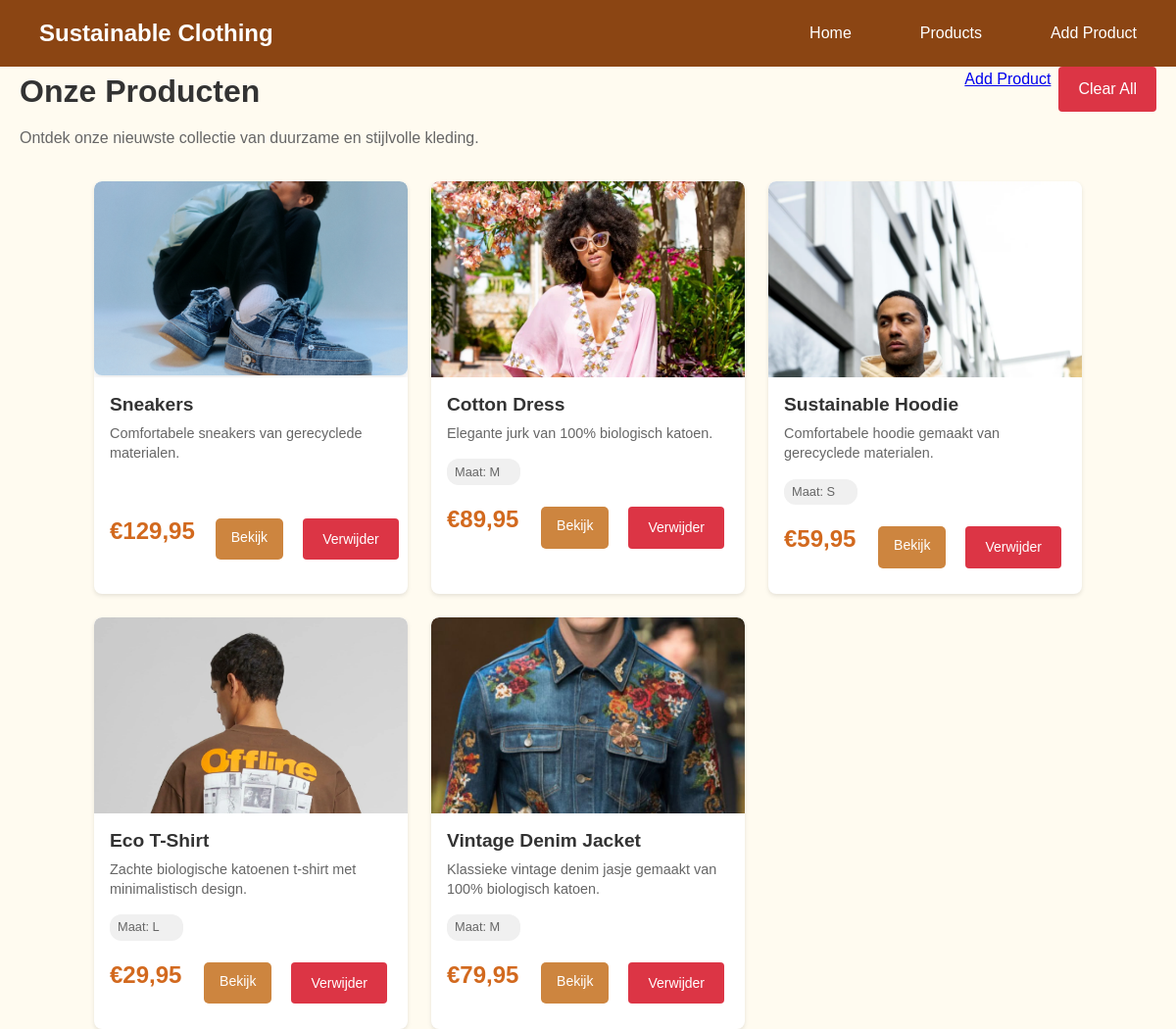
/products.php, run on the app's committed database.
### tables this page shows
CREATE TABLE producten (
    id INTEGER PRIMARY KEY AUTOINCREMENT NOT NULL,
    naam TEXT NOT NULL,
    omschrijving TEXT,
    maat TEXT CHECK(maat IN ('XS', 'S', 'M', 'L', 'XL')),
    afbeelding TEXT,
    prijs INTEGER
);

### products.php (called while the page is built, shortened)
<?php
require_once 'config/database.php';
$page_heading = "Onze Producten";
$page_description = "Ontdek onze nieuwste collectie van duurzame en stijlvolle kleding.";
$products = [];
try {
    $pdo = connectDatabase();
    $sql = "SELECT * FROM producten
            WHERE naam IS NOT NULL AND naam != ''
            ORDER BY id DESC, naam ASC";
    $stmt = $pdo->prepare($sql);
    $stmt->execute();
    $products = $stmt->fetchAll();
} catch (PDOException $e) {
    error_log('Products page database error: ' . $e->getMessage());
    $error_message = 'Er is een fout opgetreden bij het laden van de producten. Probeer het later opnieuw.';
    $products = [];
}
$has_products = !empty($products);
include 'products_view.php';
?>

### config/database.php (called while the page is built, shortened)
<?php
function formatPrice($priceInCents) {
    return '€' . number_format($priceInCents / 100, 2, ',', '.');
}
?>

### products_view.php (the view, shortened to what this page needs)
<!DOCTYPE html>
<html lang="en">
<head>
    <link href="css/simple-style.css" rel="stylesheet">
</head>
<body>
    <nav>
        <div class="nav-container">
            <h1><a href="index.php">Sustainable Clothing</a></h1>
            <ul>
                <li><a href="index.php">Home</a></li>
                <li><a href="products.php" class="active">Products</a></li>
                <li><a href="add-product.php">Add Product</a></li>
            </ul>
        </div>
    </nav>
    <div class="container">
        <div class="page-header">
            <div>
                <h1><?php echo $page_heading; ?></h1>
                <p><?php echo $page_description; ?></p>
            </div>
            <?php if ($has_products): ?>
                <div class="button-group">
                    <a href="add-product.php" class="btn-primary">Add Product</a>
                    <a href="clear-all-products.php" class="btn-danger">Clear All</a>
                </div>
            <?php endif; ?>
        </div>
        <?php if (!$has_products): ?>
            <div class="empty-state">
                <h3>No products yet</h3>
                <p>No products have been added to the collection yet.</p>
                <a href="add-product.php" class="btn-primary">Add First Product</a>
            </div>
        <?php else: ?>
            <div class="products-grid">
                <?php foreach ($products as $product): ?>
                    <div class="product-card">
                        <div class="product-image">
                            <?php if ($product['afbeelding'] && file_exists('uploads/' . $product['afbeelding'])): ?>
                                <img src="uploads/<?php echo htmlspecialchars($product['afbeelding']); ?>"
                                     alt="<?php echo htmlspecialchars($product['naam']); ?>">
                            <?php else: ?>
                                <div class="no-image">Geen afbeelding</div>
                            <?php endif; ?>
                        </div>
                        <div class="product-info">
                            <h3><?php echo htmlspecialchars($product['naam']); ?></h3>
                            <?php if ($product['omschrijving']): ?>
                                <p class="product-description">
                                    <?php echo htmlspecialchars(substr($product['omschrijving'], 0, 100)); ?>
                                </p>
                            <?php endif; ?>
                            <div class="product-details">
                                <div class="product-meta">
                                    <?php if ($product['maat']): ?>
                                        <span class="size-tag">Maat: <?php echo htmlspecialchars($product['maat']); ?></span>
                                    <?php endif; ?>
                                    <div class="price">
                                        <?php echo formatPrice($product['prijs']); ?>
                                    </div>
                                </div>
                                <div class="product-actions">
                                    <a href="product-detail.php?id=<?php echo $product['id']; ?>" class="btn btn-small">Bekijk</a>
                                    <a href="delete-product.php?id=<?php echo $product['id']; ?>" class="btn btn-danger btn-small">Verwijder</a>
                                </div>
                            </div>
                        </div>
                    </div>
                <?php endforeach; ?>
            </div>
        <?php endif; ?>
    </div>
</body>
</html>

### css/simple-style.css (style rules this page uses)
* { margin: 0; padding: 0; box-sizing: border-box; }
body { font-family: Arial, sans-serif; line-height: 1.6; color: #333; background-color: #fffbf0; }
.container { max-width: 1200px; margin: 0 auto; padding: 0 20px; }
nav { background-color: #8B4513; padding: 15px 0; }
.nav-container { max-width: 1200px; margin: 0 auto; padding: 0 20px; display: flex; justify-content: space-between; align-items: center; }
.nav-container h1 a { color: white; text-decoration: none; font-size: 1.5rem; }
nav ul { list-style: none; display: flex; justify-content: center; gap: 30px; margin: 0; padding: 0; }
nav a { color: white; text-decoration: none; padding: 10px 20px; border-radius: 5px; font-size: 16px; }
.btn { background-color: #CD853F; color: white; padding: 12px 24px; text-decoration: none; border-radius: 5px; display: inline-block; margin: 10px 5px; border: none; cursor: pointer; }
.btn-small { background-color: #CD853F; color: white; padding: 8px 16px; text-decoration: none; border-radius: 5px; font-size: 14px; }
.products-grid { display: grid; grid-template-columns: repeat(auto-fit, minmax(280px, 320px)); gap: 1.5rem; margin-top: 2rem; max-width: 1200px; margin-left: auto; margin-right: auto; justify-content: center; }
.product-card { background: white; border-radius: 8px; box-shadow: 0 2px 4px rgba(0,0,0,0.1); overflow: hidden; transition: transform 0.2s ease; max-width: 320px; width: 100%; margin: 0 auto; }
.product-image { height: 200px; overflow: hidden; }
.product-image img { width: 100%; height: 100%; object-fit: cover; }
.product-info { padding: 1rem; }
.product-info h3 { font-size: 1.2rem; color: #333; margin-bottom: 0.5rem; line-height: 1.2; }
.product-description { color: #666; font-size: 0.9rem; line-height: 1.4; margin-bottom: 1rem; }
.product-details { display: flex; justify-content: space-between; align-items: center; margin-top: auto; }
.product-meta { display: flex; flex-direction: column; gap: 0.5rem; }
.size-tag { background-color: #f0f0f0; padding: 0.2rem 0.5rem; border-radius: 4px; font-size: 0.8rem; color: #666; }
.price { font-size: 1.1rem; font-weight: bold; color: #333; }
.product-details { display: flex; justify-content: space-between; align-items: flex-end; gap: 1rem; }
.product-meta { flex-grow: 1; }
.size-tag { display: inline-block; background-color: #f0f0f0; color: #666; padding: 0.2rem 0.5rem; border-radius: 12px; font-size: 0.8rem; margin-bottom: 0.5rem; }
.product-actions { display: flex; gap: 0.5rem; }
.page-header { display: flex; justify-content: space-between; align-items: flex-start; margin-bottom: 2rem; flex-wrap: wrap; gap: 1rem; }
.page-header h1 { font-size: 2rem; color: #333; margin-bottom: 0.5rem; }
.page-header p { color: #666; font-size: 1rem; }
.button-group { display: flex; gap: 0.5rem; flex-wrap: wrap; }
.product-image { flex: 1; max-width: 500px; }
.product-image img { width: 100%; height: auto; border-radius: 8px; box-shadow: 0 2px 8px rgba(0,0,0,0.1); }
.product-info { flex: 1; }
.price { font-size: 24px; font-weight: bold; color: #D2691E; margin-bottom: 20px; }
.product-actions { display: flex; gap: 10px; margin-top: 30px; }
.btn-danger { background-color: #dc3545; color: white; padding: 10px 20px; border: none; border-radius: 4px; text-decoration: none; display: inline-block; cursor: pointer; transition: background-color 0.3s; }

### data on the page
producten: afbeelding (picture), naam "Sneakers", omschrijving "Comfortabele sneakers van gerecyclede materialen.", prijs "€129,95"
producten: afbeelding (picture), naam "Cotton Dress", omschrijving "Elegante jurk van 100% biologisch katoen.", maat "M", prijs "€89,95"
producten: afbeelding (picture), naam "Sustainable Hoodie", omschrijving "Comfortabele hoodie gemaakt van gerecyclede materialen.", maat "S", prijs "€59,95"
producten: afbeelding (picture), naam "Eco T-Shirt", omschrijving "Zachte biologische katoenen t-shirt met minimalistisch design.", maat "L", prijs "€29,95"
producten: afbeelding (picture), naam "Vintage Denim Jacket", omschrijving "Klassieke vintage denim jasje gemaakt van 100% biologisch katoen.", maat "M", prijs "€79,95"

### other printed values
$page_heading "Onze Producten"
$page_description "Ontdek onze nieuwste collectie van duurzame en stijlvolle kleding."
